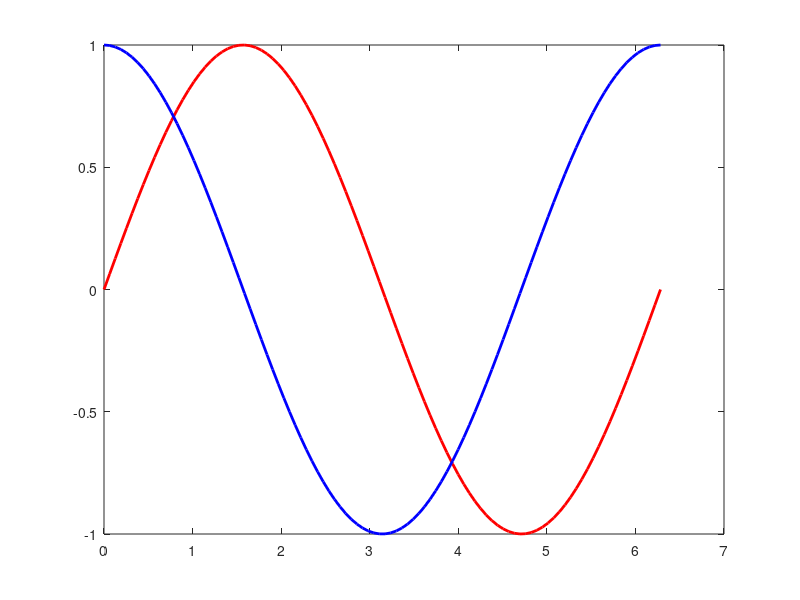

MATLAB code for this plot: (Note: this script raises an error after producing the figure.)
% examplePlot.m
%
% A script to plot data, demonstrating the use of the figure formatting
% functions.
%
% T.C. Sykes (mm13tcs@leeds.ac.uk)
% University of Leeds (2019)

% Make up some data
fakeXData  = linspace(0,2*pi,100);
fakeYData1 = sin(fakeXData);
fakeYData2 = cos(fakeXData);

% Plot data
clf
plot(fakeXData, fakeYData1, 'r-', 'LineWidth', 2);
hold on
plot(fakeXData, fakeYData2, 'b-', 'LineWidth', 2);

% Figure formatting
setupxaxis('X axis label, abbreviation (units)', [0 2*pi], 12);
setupyaxis('Y axis label, abbreviation (units)', [-1 1],   12);
figurelegend({'Sine Curve','Cosine Curve'}, ...
    'Legend Title', 12, true, 'southwest');
setfiguresize([5 4]);
basicfiguresetup(12, 2, 'Figure Title');
expandfigureaxes();

% Save plot
saveasbitmap('image', 'png', true);     % do not run with saveaseps
% saveaseps('examplePlot.m', true);     % run only in the command line